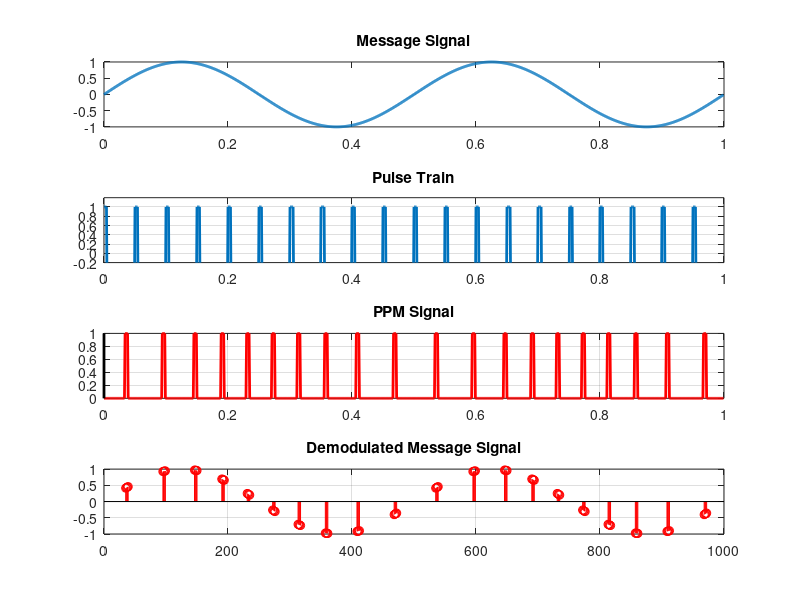

Write MATLAB code to recreate this figure.
% Parameters
fm = 2; % Carrier frequency
fc = 20; % Message frequency
fs = 1000; % Sampling frequency
t = 1;


n = 0:1/fs:t;
n = n(1:end-1);


duty = 10;
per = fs/fc;
on_t = per/duty;

s = square(2*pi*fc*n, duty);




% Message Signal
m = sin(2*pi*fm*n);

% Triangular wave
A = 1.25;
c = A.*sawtooth(2*pi*fc*n);   % Carrier sawtooth

list = {};
for i = 1:length(c)-1
    if c(i) == -1 && c(i+1) == 1
        list{end+1} = i+1;
    end
end
list = [{1}, list];

% Find IDs where carrier is greater than message
id = find(c > m);
idd = diff(id);
iddd = find(idd ~=1);
temp(1) = id(1);
temp(2:length(iddd)+1) = id(iddd+1);
ppm = zeros(1,length(n));
% PPM Signal
for i = 1:length(temp)
    ppm(temp(i): temp(i) + on_t - 1) = 1;
end

% Demodulation
% Detecting pulse positions
pulse_positions = find(ppm == 1);
demodulated_signal = m(pulse_positions);







% Plotting
subplot(4,1,1); plot(n,m,'LineWidth',2); title('Message Signal'); hold on;
subplot(4,1,2); plot(n,s,'LineWidth',2); title('Pulse Train'); grid on; ylim([-0.2 1.2]);

subplot(4,1,3);
plot(n,ppm,'LineWidth',2, 'Color', 'r');
hold on
title('PPM Signal'); grid on;
for i = 1:length(list)
    value = n(list{i});
    line([value, value], ylim, 'Color', 'k', 'LineWidth', 2);
    hold on
end

subplot(4,1,4); stem(pulse_positions, demodulated_signal, 'r', 'LineWidth', 0.5); title('Demodulated Message Signal'); grid on;


